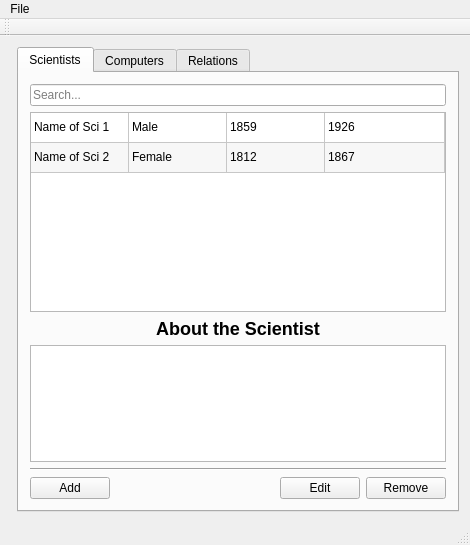
<?xml version="1.0" encoding="UTF-8"?>
<ui version="4.0">
 <class>MainWindow</class>
 <widget class="QMainWindow" name="MainWindow">
  <property name="enabled">
   <bool>true</bool>
  </property>
  <property name="geometry">
   <rect>
    <x>0</x>
    <y>0</y>
    <width>470</width>
    <height>545</height>
   </rect>
  </property>
  <property name="sizePolicy">
   <sizepolicy hsizetype="Fixed" vsizetype="Fixed">
    <horstretch>0</horstretch>
    <verstretch>0</verstretch>
   </sizepolicy>
  </property>
  <property name="minimumSize">
   <size>
    <width>470</width>
    <height>545</height>
   </size>
  </property>
  <property name="maximumSize">
   <size>
    <width>470</width>
    <height>545</height>
   </size>
  </property>
  <property name="windowTitle">
   <string>MainWindow</string>
  </property>
  <property name="statusTip">
   <string notr="true"/>
  </property>
  <property name="animated">
   <bool>true</bool>
  </property>
  <property name="dockNestingEnabled">
   <bool>false</bool>
  </property>
  <widget class="QWidget" name="centralWidget">
   <layout class="QFormLayout" name="formLayout">
    <item row="0" column="1">
     <widget class="QTabWidget" name="tabWidget">
      <property name="currentIndex">
       <number>0</number>
      </property>
      <widget class="QWidget" name="tab_scientists">
       <attribute name="title">
        <string>Scientists</string>
       </attribute>
       <layout class="QVBoxLayout" name="verticalLayout">
        <item>
         <widget class="QLineEdit" name="input_sci_search">
          <property name="placeholderText">
           <string>Search...</string>
          </property>
         </widget>
        </item>
        <item>
         <widget class="QTableWidget" name="table_sci_view">
          <property name="enabled">
           <bool>true</bool>
          </property>
          <property name="sizePolicy">
           <sizepolicy hsizetype="Expanding" vsizetype="Expanding">
            <horstretch>0</horstretch>
            <verstretch>0</verstretch>
           </sizepolicy>
          </property>
          <property name="minimumSize">
           <size>
            <width>0</width>
            <height>200</height>
           </size>
          </property>
          <property name="maximumSize">
           <size>
            <width>16777215</width>
            <height>16777215</height>
           </size>
          </property>
          <property name="baseSize">
           <size>
            <width>412</width>
            <height>0</height>
           </size>
          </property>
          <property name="acceptDrops">
           <bool>false</bool>
          </property>
          <property name="autoScroll">
           <bool>true</bool>
          </property>
          <property name="editTriggers">
           <set>QAbstractItemView::NoEditTriggers</set>
          </property>
          <property name="dragEnabled">
           <bool>false</bool>
          </property>
          <property name="alternatingRowColors">
           <bool>true</bool>
          </property>
          <property name="selectionBehavior">
           <enum>QAbstractItemView::SelectRows</enum>
          </property>
          <property name="verticalScrollMode">
           <enum>QAbstractItemView::ScrollPerPixel</enum>
          </property>
          <property name="showGrid">
           <bool>true</bool>
          </property>
          <property name="sortingEnabled">
           <bool>true</bool>
          </property>
          <property name="wordWrap">
           <bool>true</bool>
          </property>
          <property name="cornerButtonEnabled">
           <bool>true</bool>
          </property>
          <attribute name="horizontalHeaderVisible">
           <bool>false</bool>
          </attribute>
          <attribute name="horizontalHeaderCascadingSectionResizes">
           <bool>false</bool>
          </attribute>
          <attribute name="horizontalHeaderDefaultSectionSize">
           <number>98</number>
          </attribute>
          <attribute name="horizontalHeaderHighlightSections">
           <bool>true</bool>
          </attribute>
          <attribute name="horizontalHeaderMinimumSectionSize">
           <number>37</number>
          </attribute>
          <attribute name="horizontalHeaderStretchLastSection">
           <bool>true</bool>
          </attribute>
          <attribute name="verticalHeaderVisible">
           <bool>false</bool>
          </attribute>
          <row>
           <property name="text">
            <string>1</string>
           </property>
          </row>
          <row>
           <property name="text">
            <string>2</string>
           </property>
          </row>
          <column>
           <property name="text">
            <string>Name</string>
           </property>
          </column>
          <column>
           <property name="text">
            <string>Gender</string>
           </property>
          </column>
          <column>
           <property name="text">
            <string>Birth</string>
           </property>
          </column>
          <column>
           <property name="text">
            <string>Death</string>
           </property>
          </column>
          <item row="0" column="0">
           <property name="text">
            <string>Name of Sci 1</string>
           </property>
          </item>
          <item row="0" column="1">
           <property name="text">
            <string>Male</string>
           </property>
          </item>
          <item row="0" column="2">
           <property name="text">
            <string>1859</string>
           </property>
          </item>
          <item row="0" column="3">
           <property name="text">
            <string>1926</string>
           </property>
          </item>
          <item row="1" column="0">
           <property name="text">
            <string>Name of Sci 2</string>
           </property>
          </item>
          <item row="1" column="1">
           <property name="text">
            <string>Female</string>
           </property>
          </item>
          <item row="1" column="2">
           <property name="text">
            <string>1812</string>
           </property>
          </item>
          <item row="1" column="3">
           <property name="text">
            <string>1867</string>
           </property>
          </item>
         </widget>
        </item>
        <item>
         <widget class="QLabel" name="label_sci_bio">
          <property name="text">
           <string>&lt;html&gt;&lt;head/&gt;&lt;body&gt;&lt;p&gt;&lt;span style=&quot; font-size:x-large; font-weight:600;&quot;&gt;About the Scientist&lt;/span&gt;&lt;/p&gt;&lt;/body&gt;&lt;/html&gt;</string>
          </property>
          <property name="alignment">
           <set>Qt::AlignCenter</set>
          </property>
         </widget>
        </item>
        <item>
         <widget class="QTextBrowser" name="text_sci_bio"/>
        </item>
        <item>
         <widget class="Line" name="line">
          <property name="orientation">
           <enum>Qt::Horizontal</enum>
          </property>
         </widget>
        </item>
        <item>
         <layout class="QGridLayout" name="gridLayout">
          <item row="0" column="3">
           <widget class="QPushButton" name="button_sci_remove">
            <property name="text">
             <string>Remove</string>
            </property>
           </widget>
          </item>
          <item row="0" column="2">
           <widget class="QPushButton" name="button_sci_edit">
            <property name="text">
             <string>Edit</string>
            </property>
           </widget>
          </item>
          <item row="0" column="0">
           <widget class="QPushButton" name="button_sci_add">
            <property name="text">
             <string>Add</string>
            </property>
           </widget>
          </item>
          <item row="0" column="1">
           <spacer name="horizontalSpacer">
            <property name="orientation">
             <enum>Qt::Horizontal</enum>
            </property>
            <property name="sizeHint" stdset="0">
             <size>
              <width>10</width>
              <height>20</height>
             </size>
            </property>
           </spacer>
          </item>
         </layout>
        </item>
       </layout>
      </widget>
      <widget class="QWidget" name="tab_computers">
       <attribute name="title">
        <string>Computers</string>
       </attribute>
       <layout class="QVBoxLayout" name="verticalLayout_2">
        <item>
         <widget class="QLineEdit" name="lineEdit">
          <property name="placeholderText">
           <string>Search...</string>
          </property>
         </widget>
        </item>
        <item>
         <widget class="QTableWidget" name="table_cpu_view">
          <property name="minimumSize">
           <size>
            <width>0</width>
            <height>200</height>
           </size>
          </property>
          <property name="editTriggers">
           <set>QAbstractItemView::NoEditTriggers</set>
          </property>
          <property name="alternatingRowColors">
           <bool>true</bool>
          </property>
          <property name="selectionBehavior">
           <enum>QAbstractItemView::SelectRows</enum>
          </property>
          <property name="sortingEnabled">
           <bool>true</bool>
          </property>
          <attribute name="horizontalHeaderDefaultSectionSize">
           <number>98</number>
          </attribute>
          <attribute name="horizontalHeaderShowSortIndicator" stdset="0">
           <bool>true</bool>
          </attribute>
          <attribute name="horizontalHeaderStretchLastSection">
           <bool>true</bool>
          </attribute>
          <attribute name="verticalHeaderVisible">
           <bool>false</bool>
          </attribute>
          <row>
           <property name="text">
            <string>1</string>
           </property>
          </row>
          <row>
           <property name="text">
            <string>2</string>
           </property>
          </row>
          <column>
           <property name="text">
            <string>Name</string>
           </property>
          </column>
          <column>
           <property name="text">
            <string>Type</string>
           </property>
          </column>
          <column>
           <property name="text">
            <string>Year</string>
           </property>
          </column>
          <column>
           <property name="text">
            <string>Manufactured</string>
           </property>
          </column>
          <item row="0" column="0">
           <property name="text">
            <string>Cpu 1 Name</string>
           </property>
          </item>
          <item row="0" column="1">
           <property name="text">
            <string>Dunno</string>
           </property>
          </item>
          <item row="0" column="2">
           <property name="text">
            <string>1988</string>
           </property>
          </item>
          <item row="0" column="3">
           <property name="text">
            <string>Yes</string>
           </property>
          </item>
          <item row="1" column="0">
           <property name="text">
            <string>Cpu 2 Name</string>
           </property>
          </item>
          <item row="1" column="1">
           <property name="text">
            <string>Dunno</string>
           </property>
          </item>
          <item row="1" column="2">
           <property name="text">
            <string>1844</string>
           </property>
          </item>
          <item row="1" column="3">
           <property name="text">
            <string>No</string>
           </property>
          </item>
         </widget>
        </item>
        <item>
         <widget class="QLabel" name="label">
          <property name="text">
           <string>&lt;html&gt;&lt;head/&gt;&lt;body&gt;&lt;p&gt;&lt;span style=&quot; font-size:x-large; font-weight:600;&quot;&gt;About the Computer&lt;/span&gt;&lt;/p&gt;&lt;/body&gt;&lt;/html&gt;</string>
          </property>
          <property name="alignment">
           <set>Qt::AlignCenter</set>
          </property>
         </widget>
        </item>
        <item>
         <widget class="QTextBrowser" name="text_cpu_bio"/>
        </item>
        <item>
         <widget class="Line" name="line_2">
          <property name="orientation">
           <enum>Qt::Horizontal</enum>
          </property>
         </widget>
        </item>
        <item>
         <layout class="QGridLayout" name="gridLayout_2">
          <item row="0" column="2">
           <widget class="QPushButton" name="button_cpu_edit">
            <property name="text">
             <string>Edit</string>
            </property>
           </widget>
          </item>
          <item row="0" column="0">
           <widget class="QPushButton" name="button_cpu_add">
            <property name="text">
             <string>Add</string>
            </property>
           </widget>
          </item>
          <item row="0" column="3">
           <widget class="QPushButton" name="pushButton_3">
            <property name="text">
             <string>Remove</string>
            </property>
           </widget>
          </item>
          <item row="0" column="1">
           <spacer name="horizontalSpacer_2">
            <property name="orientation">
             <enum>Qt::Horizontal</enum>
            </property>
            <property name="sizeHint" stdset="0">
             <size>
              <width>40</width>
              <height>20</height>
             </size>
            </property>
           </spacer>
          </item>
         </layout>
        </item>
       </layout>
      </widget>
      <widget class="QWidget" name="tab_relations">
       <attribute name="title">
        <string>Relations</string>
       </attribute>
       <layout class="QVBoxLayout" name="verticalLayout_3">
        <item>
         <layout class="QGridLayout" name="gridLayout_3">
          <item row="0" column="2">
           <widget class="QLabel" name="label_4">
            <property name="text">
             <string>&lt;h4&gt;Computers</string>
            </property>
            <property name="alignment">
             <set>Qt::AlignCenter</set>
            </property>
           </widget>
          </item>
          <item row="0" column="0">
           <widget class="QLabel" name="label_3">
            <property name="text">
             <string>&lt;h4&gt;Scientists</string>
            </property>
            <property name="alignment">
             <set>Qt::AlignCenter</set>
            </property>
           </widget>
          </item>
          <item row="2" column="0">
           <widget class="QListView" name="listView"/>
          </item>
          <item row="2" column="2">
           <widget class="QListView" name="listView_2"/>
          </item>
          <item row="2" column="1">
           <spacer name="horizontalSpacer_3">
            <property name="orientation">
             <enum>Qt::Horizontal</enum>
            </property>
            <property name="sizeType">
             <enum>QSizePolicy::Fixed</enum>
            </property>
            <property name="sizeHint" stdset="0">
             <size>
              <width>40</width>
              <height>20</height>
             </size>
            </property>
           </spacer>
          </item>
          <item row="1" column="0">
           <widget class="QLineEdit" name="lineEdit_2">
            <property name="placeholderText">
             <string>Search...</string>
            </property>
           </widget>
          </item>
          <item row="1" column="2">
           <widget class="QLineEdit" name="lineEdit_3">
            <property name="placeholderText">
             <string>Search...</string>
            </property>
           </widget>
          </item>
         </layout>
        </item>
        <item>
         <widget class="QLabel" name="label_2">
          <property name="text">
           <string>&lt;html&gt;&lt;head/&gt;&lt;body&gt;&lt;p&gt;&lt;span style=&quot; font-size:large; font-weight:600;&quot;&gt;Connected computers/scientists&lt;/span&gt;&lt;/p&gt;&lt;/body&gt;&lt;/html&gt;</string>
          </property>
          <property name="alignment">
           <set>Qt::AlignCenter</set>
          </property>
         </widget>
        </item>
        <item>
         <widget class="QListView" name="listView_3"/>
        </item>
        <item>
         <layout class="QGridLayout" name="gridLayout_4">
          <item row="0" column="0">
           <widget class="QPushButton" name="pushButton_5">
            <property name="text">
             <string>Add</string>
            </property>
           </widget>
          </item>
          <item row="0" column="2">
           <widget class="QPushButton" name="pushButton_4">
            <property name="text">
             <string>Remove</string>
            </property>
           </widget>
          </item>
          <item row="0" column="1">
           <spacer name="horizontalSpacer_4">
            <property name="orientation">
             <enum>Qt::Horizontal</enum>
            </property>
            <property name="sizeHint" stdset="0">
             <size>
              <width>40</width>
              <height>20</height>
             </size>
            </property>
           </spacer>
          </item>
         </layout>
        </item>
       </layout>
      </widget>
     </widget>
    </item>
   </layout>
  </widget>
  <widget class="QMenuBar" name="menuBar">
   <property name="geometry">
    <rect>
     <x>0</x>
     <y>0</y>
     <width>470</width>
     <height>21</height>
    </rect>
   </property>
   <widget class="QMenu" name="menuFile">
    <property name="title">
     <string>File</string>
    </property>
    <addaction name="actionAdd_Scientist"/>
    <addaction name="actionAdd_Computer"/>
    <addaction name="actionAdd_Relation"/>
    <addaction name="separator"/>
    <addaction name="actionExit"/>
   </widget>
   <addaction name="menuFile"/>
  </widget>
  <widget class="QToolBar" name="mainToolBar">
   <attribute name="toolBarArea">
    <enum>TopToolBarArea</enum>
   </attribute>
   <attribute name="toolBarBreak">
    <bool>false</bool>
   </attribute>
  </widget>
  <widget class="QStatusBar" name="statusBar"/>
  <action name="actionAdd_Scientist">
   <property name="enabled">
    <bool>true</bool>
   </property>
   <property name="text">
    <string>Add Scientist</string>
   </property>
   <property name="shortcut">
    <string>Ctrl+Alt+S</string>
   </property>
  </action>
  <action name="actionAdd_Computer">
   <property name="text">
    <string>Add Computer</string>
   </property>
   <property name="shortcut">
    <string>Ctrl+Alt+C</string>
   </property>
  </action>
  <action name="actionAdd_Relation">
   <property name="text">
    <string>Add Relation</string>
   </property>
   <property name="shortcut">
    <string>Ctrl+Alt+R</string>
   </property>
  </action>
  <action name="actionExit">
   <property name="text">
    <string>Exit</string>
   </property>
  </action>
 </widget>
 <layoutdefault spacing="6" margin="11"/>
 <resources/>
 <connections/>
</ui>
